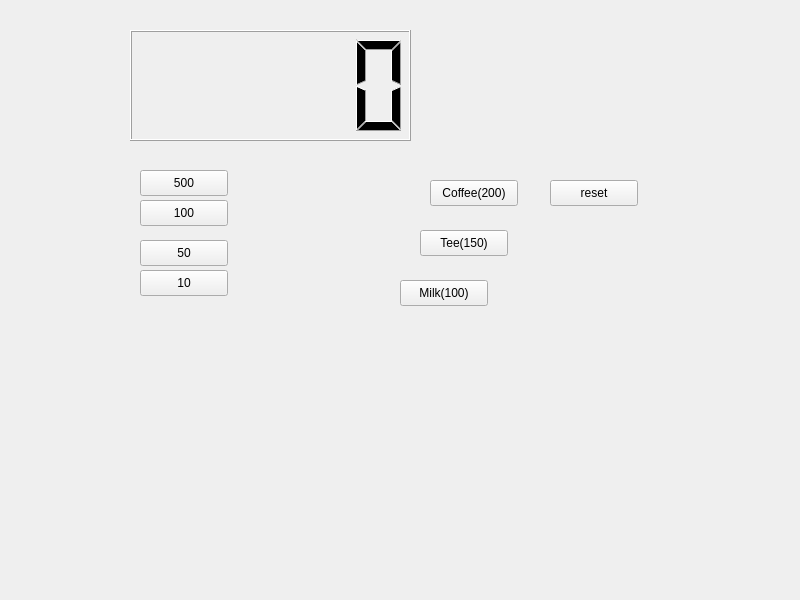
<?xml version="1.0" encoding="UTF-8"?>
<ui version="4.0">
 <class>Widget</class>
 <widget class="QWidget" name="Widget">
  <property name="geometry">
   <rect>
    <x>0</x>
    <y>0</y>
    <width>800</width>
    <height>600</height>
   </rect>
  </property>
  <property name="windowTitle">
   <string>Widget</string>
  </property>
  <widget class="QLCDNumber" name="lcdNumber">
   <property name="geometry">
    <rect>
     <x>130</x>
     <y>30</y>
     <width>281</width>
     <height>111</height>
    </rect>
   </property>
  </widget>
  <widget class="QPushButton" name="pdCoin500">
   <property name="geometry">
    <rect>
     <x>140</x>
     <y>170</y>
     <width>88</width>
     <height>26</height>
    </rect>
   </property>
   <property name="text">
    <string>500</string>
   </property>
  </widget>
  <widget class="QPushButton" name="pdCoin100">
   <property name="geometry">
    <rect>
     <x>140</x>
     <y>200</y>
     <width>88</width>
     <height>26</height>
    </rect>
   </property>
   <property name="text">
    <string>100</string>
   </property>
  </widget>
  <widget class="QPushButton" name="pdCoin50">
   <property name="geometry">
    <rect>
     <x>140</x>
     <y>240</y>
     <width>88</width>
     <height>26</height>
    </rect>
   </property>
   <property name="text">
    <string>50</string>
   </property>
  </widget>
  <widget class="QPushButton" name="pdCoin10">
   <property name="geometry">
    <rect>
     <x>140</x>
     <y>270</y>
     <width>88</width>
     <height>26</height>
    </rect>
   </property>
   <property name="text">
    <string>10</string>
   </property>
  </widget>
  <widget class="QPushButton" name="pbCoffee">
   <property name="geometry">
    <rect>
     <x>430</x>
     <y>180</y>
     <width>88</width>
     <height>26</height>
    </rect>
   </property>
   <property name="text">
    <string>Coffee(200)</string>
   </property>
  </widget>
  <widget class="QPushButton" name="pbTee">
   <property name="geometry">
    <rect>
     <x>420</x>
     <y>230</y>
     <width>88</width>
     <height>26</height>
    </rect>
   </property>
   <property name="text">
    <string>Tee(150)</string>
   </property>
  </widget>
  <widget class="QPushButton" name="pbMilk">
   <property name="geometry">
    <rect>
     <x>400</x>
     <y>280</y>
     <width>88</width>
     <height>26</height>
    </rect>
   </property>
   <property name="text">
    <string>Milk(100)</string>
   </property>
  </widget>
  <widget class="QPushButton" name="reset">
   <property name="geometry">
    <rect>
     <x>550</x>
     <y>180</y>
     <width>88</width>
     <height>26</height>
    </rect>
   </property>
   <property name="text">
    <string>reset</string>
   </property>
  </widget>
 </widget>
 <resources/>
 <connections/>
</ui>
